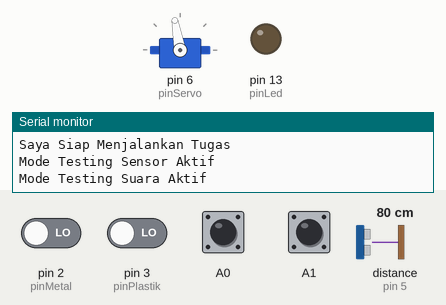
Bench run of a sketch on a simulated Arduino Uno, built with avr-gcc and run on an emulated ATmega328P. Shown: servo, output pins drawn as LEDs (lit = HIGH), the last lines printed to the serial monitor. The inputs (shaded band) are chosen by the test bench; at power-on: A0, A1 HIGH, pin 2 (pinMetal), pin 3 (pinPlastik) LOW, distance to the obstacle (sensor on pin 5) 80 cm. The echo pulse lasts 58.3 µs per cm; the audio player accepts every command and is not drawn; pins used as bus, display or sensor lines are not drawn.

Above: at 38.6 s.
At 39.3 s:
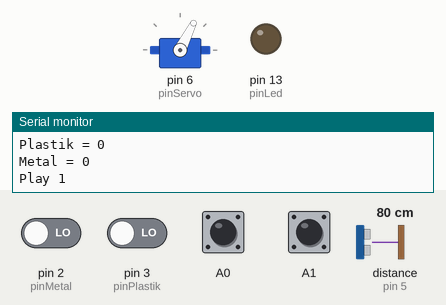
Timing chart, 0 to 40.0 s (numbered marks = the images above):
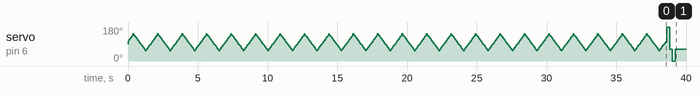

The sketch:

Projek_yasmin_multitask_V2.ino
```cpp
#include <Servo.h>
#include <SoftwareSerial.h>
#include <DFPlayer_Mini_Mp3.h>
#include "mode_testing.h"

//#define Testing false
//#define Tes_Sensor false
//#define Tes_Suara false

SoftwareSerial SerialX(10, 11);// RX, TX

Servo tutup;

#define pinMetal 2
#define pinPlastik 3
#define pinTrig 4
#define pinEcho 5
#define pinServo 6
#define pinLed 13

boolean metal;
boolean plastik;
byte distance;
unsigned long duration;

// multi tasking
unsigned long waktu_sekarang;
unsigned long waktu_sebelum1 = 0;
unsigned long waktu_sebelum2 = 0;
unsigned long waktu_sebelum3 = 0;
unsigned long waktu_sebelum4 = 0;

void setup() {
  // put your setup code here, to run once:
  Serial.begin(9600);
  SerialX.begin(9600);
  tutup.attach(pinServo);
  mp3_set_serial (SerialX);  //set Serial for DFPlayer-mini mp3 module
  delay(1);  //wait 1ms for mp3 module to set volume
  mp3_set_volume (50);
  pinMode(pinMetal, INPUT);
  pinMode(pinPlastik, INPUT);
  pinMode(pinEcho, INPUT);

  pinMode(pinTrig, OUTPUT);
  pinMode(pinLed, OUTPUT);
  pin_testing();
  Serial.println("Saya Siap Menjalankan Tugas");
  for(int j = 0; j < 2;j++){
    for(int i = 105; i < 140; i+=5){
      tutup.write(i);
      delay(50);
    }
    for(int i = 145; i > 105; i-=5){
      tutup.write(i);
      delay(50);
    }
    for(int i = 105; i > 55; i-=5){
      tutup.write(i);
      delay(50);
    }
    for(int i = 55; i < 105; i+=5){
      tutup.write(i);
      delay(50);
    }
  }
  mp3_play(6);
  delay(1);
    for(int j = 0; j < 20;j++){
    for(int i = 105; i < 140; i+=5){
      tutup.write(i);
      delay(50);
    }
    for(int i = 145; i > 105; i-=5){
      tutup.write(i);
      delay(50);
    }
    for(int i = 105; i > 55; i-=5){
      tutup.write(i);
      delay(50);
    }
    for(int i = 55; i < 105; i+=5){
      tutup.write(i);
      delay(50);
    }
  }
}

void loop() {
  // put your main code here, to run repeatedly:
  waktu_sekarang = millis();
  Test();
  if(waktu_sekarang - waktu_sebelum3 > 1000 && Tes_Sensor == true){
    waktu_sebelum3 = waktu_sekarang;
    Serial.println("===== Mode Testing ON ====");
    pinSensor();
    Ultrasonic();
    Serial.print("Jarak = ");
    Serial.print(distance);
    Serial.println(" cm");
    Serial.print("Plastik = ");
    Serial.println(plastik);
    Serial.print("Metal = ");
    Serial.println(metal);
    tutup.write(180);
    delay(200);
    tutup.write(63);
    delay(200);
    tutup.write(0);
    delay(200);
    tutup.write(63);
  }
  if(waktu_sekarang - waktu_sebelum4 > 1000 && Tes_Suara == true){
    waktu_sebelum4 = waktu_sekarang;
    Serial.println("Play 1");
    mp3_play(1);
    delay(5500);
    Serial.println("Play 2");
    mp3_play(2);
    delay(3500);
    Serial.println("Play 3");
    mp3_play(3);
    delay(3500);
    Serial.println("Play 4");
    mp3_play(4);
    delay(4500);
    Serial.println("Play 5");
    mp3_play(5);
    delay(3500);
  }
  if(waktu_sekarang - waktu_sebelum2 > 1000 && Testing == false){
    waktu_sebelum2 = waktu_sekarang;
    Ultrasonic();
    if(distance < 30){ //jika jarak < 30cm
      Serial.print("Jarak = ");
      Serial.println(distance);
      Serial.println("Ada Orang Di depan Saya");
      mp3_play(1);//silahkan dekatkan sampah anda pada detektor
      delay(5500);//sesuai durasi diatas
      sensor : pinSensor();
      Serial.print("Plastik = ");
      Serial.println(plastik);
      Serial.print("Metal = ");
      Serial.println(metal);
      if(metal == false){
          Serial.println("Non Organik");
          mp3_play(2);// Sampah Metal
          tutup.write(55);
          delay(3500);
          mp3_play(4);//Silahkan Masukan Sampah Anda
          delay(4500);
          mp3_play(5);//Terima Kasih
          delay(3500);
          tutup.write(100);
          mp3_play(6);//Lagu
          delay(1000);
      }
      else if (plastik == true) {
          Serial.println("Organik");
          mp3_play(3);// Sampah Plastik
          tutup.write(145);
          delay(3500);
          mp3_play(4);//Silahkan Masukan Sampah Anda
          delay(4500);
          mp3_play(5);//Terima Kasih
          delay(3500);
          tutup.write(100);
          mp3_play(6);//Lagu
          delay(1000);
        }
        else{
          goto sensor;
        }
    }
    else {
      Serial.print("Jarak = ");
      Serial.println(distance);
      Serial.println("Tidak Ada Orang Di depan Saya");
      delay(500);
    }
  }
}
// ==========================================================
void Ultrasonic(){
  digitalWrite (pinTrig, LOW);
  delayMicroseconds(2);

  digitalWrite(pinTrig,HIGH);
  delayMicroseconds(10);
  digitalWrite(pinTrig,LOW);

  duration = pulseIn(pinEcho,HIGH);
  distance = duration*0.034/2;
  if(distance >= 3){
    distance = distance +1;
  }
  else if(distance==4){
    distance=4;
  }
  else if(distance < 3){
    distance = duration*0.034/2;
  }
}
void pinSensor(){
  metal = digitalRead(pinMetal);
  plastik = digitalRead(pinPlastik);
}
```

mode_testing.h
```cpp
boolean Testing;
boolean Tes_Sensor;
boolean Tes_Suara;

void pin_testing(){
  pinMode (A0, INPUT_PULLUP);
  pinMode (A1, INPUT_PULLUP);
}

void Test(){
  if(digitalRead(A0) == 1){
    Tes_Sensor = true;
    Serial.println("Mode Testing Sensor Aktif");
  }else{
    Tes_Sensor = false;
  }
  if(digitalRead(A1) == 1){
    Tes_Suara = true;
    Serial.println("Mode Testing Suara Aktif");
  }else{
    Tes_Suara = false;
  }
  if(Tes_Suara == true || Tes_Sensor == true){
    Testing = true;
  }else{
    Testing = false;
  }
}
```
